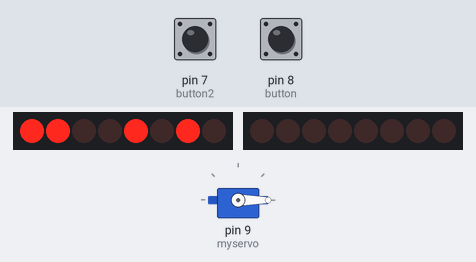
A sketch run on a simulated Arduino Uno, built with avr-gcc and run on an emulated ATmega328P. Parts: 2 × 8 shift-register outputs drawn as a row of LEDs (first output left, lit = HIGH), servo. Wiring (inferred from the names in the program): 2 × shift register (74HC595): data pin 2, shift clock pin 3, latch pin 4 / data pin 13, shift clock pin 12. Wiring (inferred from the signals the program sends): 2 × row of LEDs: on Q0, Q1, Q2, Q3, Q4, Q5, Q6, Q7 / on Q0, Q1, Q2, Q3, Q4, Q5, Q6, Q7. The inputs (shaded band) are chosen by the test bench; at power-on: pin 8 (button) LOW, pin 7 (button2) HIGH. Random numbers use the default seed unless the sketch sets one.

Above: at 9.9 s.
10.0 s: pin 8 (button) pulled HIGH for 0.15 s
At 10.7 s:
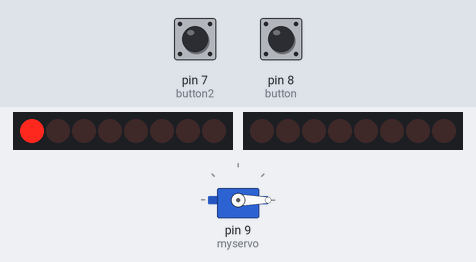
11.7 s: pin 8 (button) pulled HIGH for 1 s
At 13.2 s:
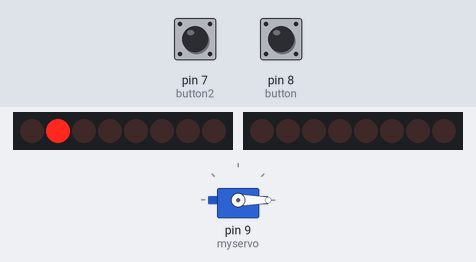
14.2 s: pin 8 (button) pulled HIGH for 0.15 s
At 15.1 s:
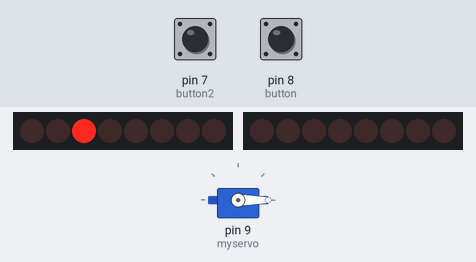
15.9 s: pin 8 (button) pulled HIGH for 3.2 s
At 20.3 s:
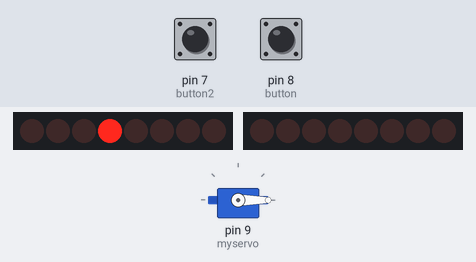
20.6 s: pin 7 (button2) pulled LOW for 0.15 s
At 21.06 s:
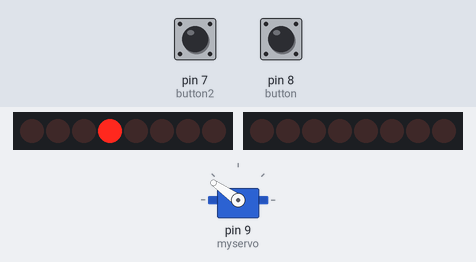
21.3 s: pin 8 (button) pulled HIGH for 1 s
At 23.0 s:
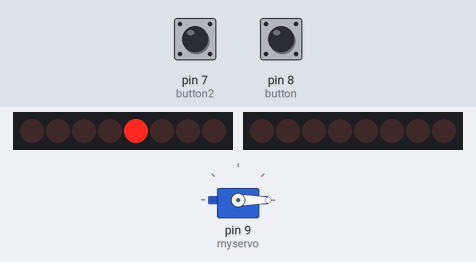
Timing chart, 0 to 24.5 s (numbered marks = the images above; inputs shaded):
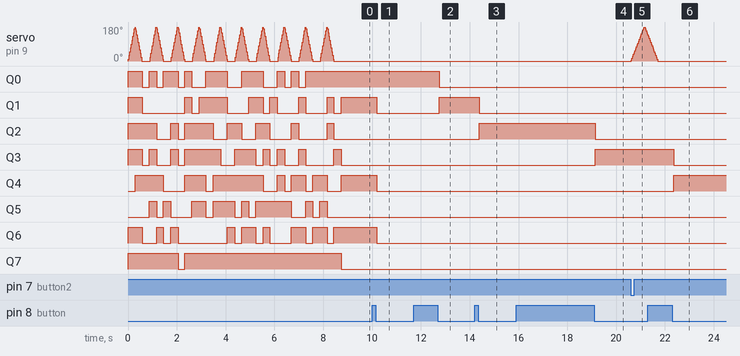

The sketch:

Individual_Project__Battling_with_Battleship.ino
```cpp
//Importing the Servo and defining it and its position
#include <Servo.h>
Servo myservo;
int pos = 0;
//Defining LEDs
int green=12;
int red=13;
int data = 2;
int clock = 3;
int latch = 4;
//Defining Board and Ship Size
const int MAX_BOARD_SIZE=8;
const int SHIP_SIZE=3;
int numberOfHits = 0;
//Definig Buttons and their states
int button =8;
int button2=7;
int buttonState = 0;
int buttonState2=0;
int lastButtonState=0;
int count=-1;
int guess = 0;
boolean flag=true;

int locationCells[SHIP_SIZE];

const int LedValues[]={1,2,4,8,16,32,64,128};
int bitsLED=0;

String result;

void setup() {
  // put your setup code here, to run once:
  pinMode(data, OUTPUT);
  pinMode(clock, OUTPUT);
  pinMode(latch, OUTPUT);
  pinMode(green,OUTPUT);
  pinMode(red,OUTPUT);
  pinMode(button,INPUT);
  pinMode(button2,INPUT);
  Serial.begin(9600);
  myservo.attach(9);
  setLocationCells();
  updateLEDs(0);
  myservo.write(0);
  Pattern();
}


void loop() {
  // put your main code here, to run repeatedly:
   //Call checkYourself() and get result
  result=checkYourself();
  delay(500);
  if (result == "kill"){
    Pattern();
    exit(1);
  }

}

//A function of random LED patterns on the screen indicating start of game and win

void Pattern(){
  for (int i=0;i<10;i++){
    digitalWrite(green,LOW);
      digitalWrite(red,LOW);
    int value=random(128,257);
    updateLEDs(value);
    for (pos = 0; pos <= 180; pos += 10) {
        myservo.write(pos);
        delay(15);
       }
       value=random(128,257);
       updateLEDs(value);
      for (pos = 180; pos >= 0; pos -= 10) {
        myservo.write(pos);
        delay(15);
      }
      digitalWrite(green,HIGH);
      digitalWrite(red,HIGH);
      value=random(128,257);
      updateLEDs(value);
    delay(300);
  }
  updateLEDs(0);
  digitalWrite(green,LOW);
  digitalWrite(red,LOW);
}

//Update the LEDs with a new value
void updateLEDs(int value){
  digitalWrite(latch, LOW);     //Pulls the chips latch low
  shiftOut(data, clock, MSBFIRST, value); //Shifts out the 8 bits to the shift register
  digitalWrite(latch, HIGH);   //Pulls the latch high displaying the data
}

/*getGuess is responsible for getting input from the serial monitor.
 * It returns a char to the caller.
 */

 int getGuess(){
  flag=true;
  while(flag){
    buttonState = digitalRead(button);
    if (buttonState != lastButtonState) {
      if (buttonState == LOW) {
        if (count >=7){
          count=0;
        }else{
          count++;
        }

      }
      delay(50);
    }
     lastButtonState = buttonState;
     updateLEDs(LedValues[count]);
     buttonState2=digitalRead(button2);
     if (buttonState2 == LOW){
      guess=count+1;
      flag=false;
     }
  }
   return guess;
 }
 /*A function to initialize and create consecutive random places for
  * our ship.
  */
void setLocationCells(){
  //generate a random number between 0 and 5;
  int startLocation=random(0, MAX_BOARD_SIZE - SHIP_SIZE-1);
  //Serial.print("Location Cell generated are: ");
  //assign the locationcells
  for (int i=0;i<SHIP_SIZE;i++){
    locationCells[i]=startLocation+i;
    //Serial.print(locationCells[i]);
  }
  //Serial.println();
}

/*A function that checks the users guess and returns hit, miss or kill.
 * Note this function assumes the guess is valid.
 */
String checkYourself(){
  //get the users guess
  //char userGuess=getGuess();
  String result="miss";
  //convert the user guess to int.
  guess = getGuess();
  //guess-=1;
  //Serial.println(guess);
  //check the guess with the locationCells array
  for (int i=0;i<SHIP_SIZE;i++){
    //if the user's guess matches
    if (guess==locationCells[i]){
      numberOfHits++;
      locationCells[i]=-1;
      bitsLED=bitsLED+LedValues[guess-1];
      updateLEDs(bitsLED);
      if (numberOfHits ==SHIP_SIZE){
        result="kill";
      }else result="hit";
      digitalWrite(green,HIGH);
      for (pos = 0; pos <= 180; pos += 5) {
        myservo.write(pos);
        delay(15);
       }
      for (pos = 180; pos >= 0; pos -= 5) {
        myservo.write(pos);
        delay(15);
      }
      digitalWrite(green,LOW);
      break;
    }
    //if it doesn't
  }
  if (result=="miss"){
    digitalWrite(red,HIGH);
    for (int t=0;t<2;t++){
      for (pos = 0; pos <= 180; pos += 5) {
        myservo.write(pos);
        delay(15);
       }
      for (pos = 180; pos >= 0; pos -= 5) {
        myservo.write(pos);
        delay(15);
      }
    }
    digitalWrite(red,LOW);
  }
  return result;
}
```

Measured:
- after the input at 10.0 s, Q1, Q4, Q6: HIGH → LOW after 0.20 s
- after the input at 11.7 s, Q0: HIGH → LOW after 1.1 s; Q1: LOW → HIGH after 1.1 s
- after the input at 14.2 s, Q1: HIGH → LOW after 0.20 s; Q2: LOW → HIGH after 0.20 s
- after the input at 15.9 s, Q2: HIGH → LOW after 3.3 s; Q3: LOW → HIGH after 3.3 s
- after the input at 20.6 s, servo on pin 9 (myservo): rises from 0° to 180° in 0.53 s, then falls to 140° in 0.14 s
- after the input at 21.3 s, Q3: HIGH → LOW after 1.1 s; Q4: LOW → HIGH after 1.1 s
